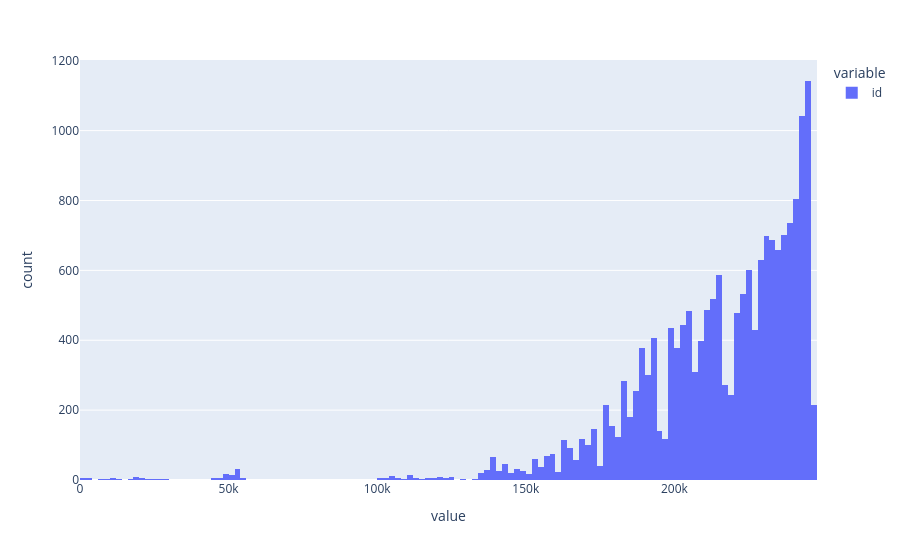
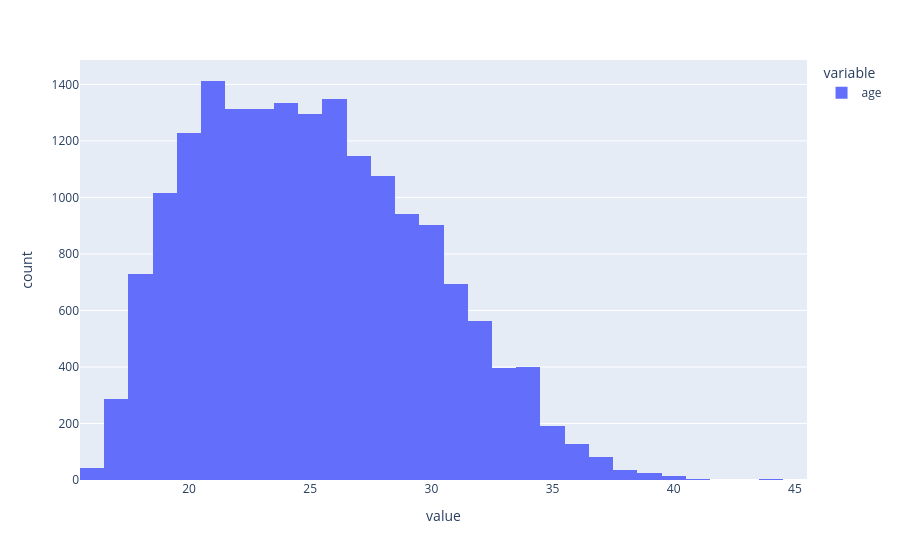
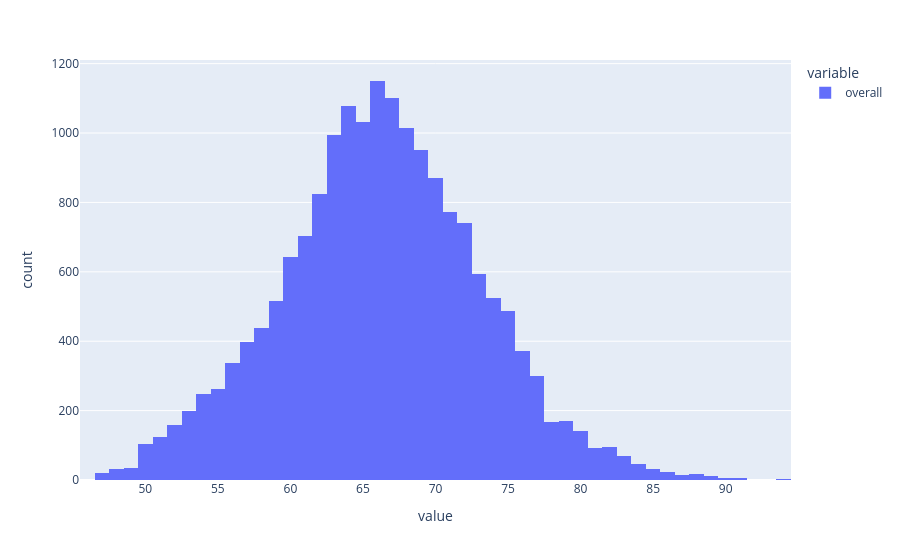
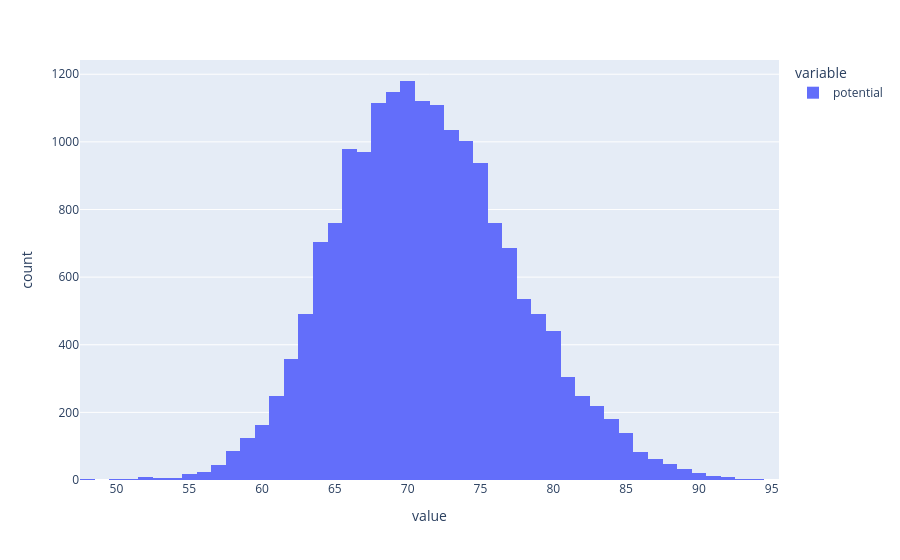

The code cell stored with these charts, in order, in its notebook:
### Code cell
for col in num_cols:
    px.histogram(df[col]).show()

### Figure 1 — Plotly figure (JSON) as saved in the notebook; plotly's stock layout.template omitted (floating-point values rounded to 4 significant figures; data arrays with more than 128 entries replaced by an {"elided": "..."} marker saying what was removed)
{"data": [{"bingroup": "x", "hovertemplate": "variable=id<br>value=%{x}<br>count=%{y}<extra></extra>", "legendgroup": "id", "marker": {"color": "#636efa", "pattern": {"shape": ""}}, "name": "id", "orientation": "v", "showlegend": true, "type": "histogram", "x": {"elided": "17918 int values"}, "xaxis": "x", "yaxis": "y"}], "layout": {"barmode": "relative", "legend": {"title": {"text": "variable"}, "tracegroupgap": 0}, "margin": {"t": 60}, "xaxis": {"anchor": "y", "domain": [0, 1], "title": {"text": "value"}}, "yaxis": {"anchor": "x", "domain": [0, 1], "title": {"text": "count"}}}}

### Figure 2 — Plotly figure (JSON) as saved in the notebook; plotly's stock layout.template omitted (floating-point values rounded to 4 significant figures; data arrays with more than 128 entries replaced by an {"elided": "..."} marker saying what was removed)
{"data": [{"bingroup": "x", "hovertemplate": "variable=age<br>value=%{x}<br>count=%{y}<extra></extra>", "legendgroup": "age", "marker": {"color": "#636efa", "pattern": {"shape": ""}}, "name": "age", "orientation": "v", "showlegend": true, "type": "histogram", "x": {"elided": "17918 int values"}, "xaxis": "x", "yaxis": "y"}], "layout": {"barmode": "relative", "legend": {"title": {"text": "variable"}, "tracegroupgap": 0}, "margin": {"t": 60}, "xaxis": {"anchor": "y", "domain": [0, 1], "title": {"text": "value"}}, "yaxis": {"anchor": "x", "domain": [0, 1], "title": {"text": "count"}}}}

### Figure 3 — Plotly figure (JSON) as saved in the notebook; plotly's stock layout.template omitted (floating-point values rounded to 4 significant figures; data arrays with more than 128 entries replaced by an {"elided": "..."} marker saying what was removed)
{"data": [{"bingroup": "x", "hovertemplate": "variable=overall<br>value=%{x}<br>count=%{y}<extra></extra>", "legendgroup": "overall", "marker": {"color": "#636efa", "pattern": {"shape": ""}}, "name": "overall", "orientation": "v", "showlegend": true, "type": "histogram", "x": {"elided": "17918 int values"}, "xaxis": "x", "yaxis": "y"}], "layout": {"barmode": "relative", "legend": {"title": {"text": "variable"}, "tracegroupgap": 0}, "margin": {"t": 60}, "xaxis": {"anchor": "y", "domain": [0, 1], "title": {"text": "value"}}, "yaxis": {"anchor": "x", "domain": [0, 1], "title": {"text": "count"}}}}

### Figure 4 — Plotly figure (JSON) as saved in the notebook; plotly's stock layout.template omitted (floating-point values rounded to 4 significant figures; data arrays with more than 128 entries replaced by an {"elided": "..."} marker saying what was removed)
{"data": [{"bingroup": "x", "hovertemplate": "variable=potential<br>value=%{x}<br>count=%{y}<extra></extra>", "legendgroup": "potential", "marker": {"color": "#636efa", "pattern": {"shape": ""}}, "name": "potential", "orientation": "v", "showlegend": true, "type": "histogram", "x": {"elided": "17918 int values"}, "xaxis": "x", "yaxis": "y"}], "layout": {"barmode": "relative", "legend": {"title": {"text": "variable"}, "tracegroupgap": 0}, "margin": {"t": 60}, "xaxis": {"anchor": "y", "domain": [0, 1], "title": {"text": "value"}}, "yaxis": {"anchor": "x", "domain": [0, 1], "title": {"text": "count"}}}}
